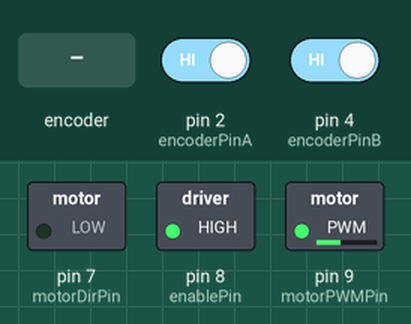
This sketch was run on a simulated Arduino Uno, built with avr-gcc and run on an emulated ATmega328P. Parts: switched loads named in the sketch (green lamp = pin HIGH). The test bench sets the inputs (shaded band); at power-on: pin 2 (encoderPinA) HIGH, pin 4 (encoderPinB) HIGH. What the sketch prints to the serial monitor is not drawn.

Above: at 1.2 s.
1.3 s: rotary encoder on pin 2 (encoderPinA) / pin 4 (encoderPinB) turned 3 steps (first pin leading)
Timing chart, 0 to 4.3 s (numbered marks = the images above; inputs shaded):
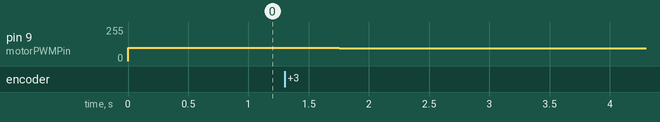

The sketch:

control_motor_cu_encoder.ino
```cpp
#define CW 0
#define CCW 1

#define motorDirPin 7
#define motorPWMPin 9
#define enablePin 8

#define encoderPinA 2
#define encoderPinB 4

int encoderPos = 0;

float Kp  = 1.0;
int targetPos = 100;
int error;
int control;
int velocity;

void doEncoderA() {
  if (digitalRead(encoderPinB)) {
    encoderPos--;
  } else {
    encoderPos++;
  }
}

void setup() {
  pinMode(encoderPinA, INPUT_PULLUP);
  pinMode(encoderPinB, INPUT_PULLUP);
  attachInterrupt(digitalPinToInterrupt(encoderPinA), doEncoderA, RISING);
  pinMode(motorDirPin, OUTPUT);
  pinMode(enablePin, OUTPUT);
  digitalWrite(enablePin, HIGH);
  Serial.begin(9600);
}

void loop() {
  error = targetPos - encoderPos;
  control = Kp * error;
  velocity = constrain(control, -255, 255);

  if (velocity >= 0) {
    digitalWrite(motorDirPin, CW);
    analogWrite(motorPWMPin, velocity);
  } else {
    digitalWrite(motorDirPin, CCW);
    analogWrite(motorPWMPin, -velocity);
  }

  Serial.println(encoderPos);
}
```

Measured:
- after the input at 1.3 s, pin 9 (motorPWMPin): 100/255 → 99/255 after 0.05 s, → 98/255 0.20 s later, → 97/255 0.20 s later
